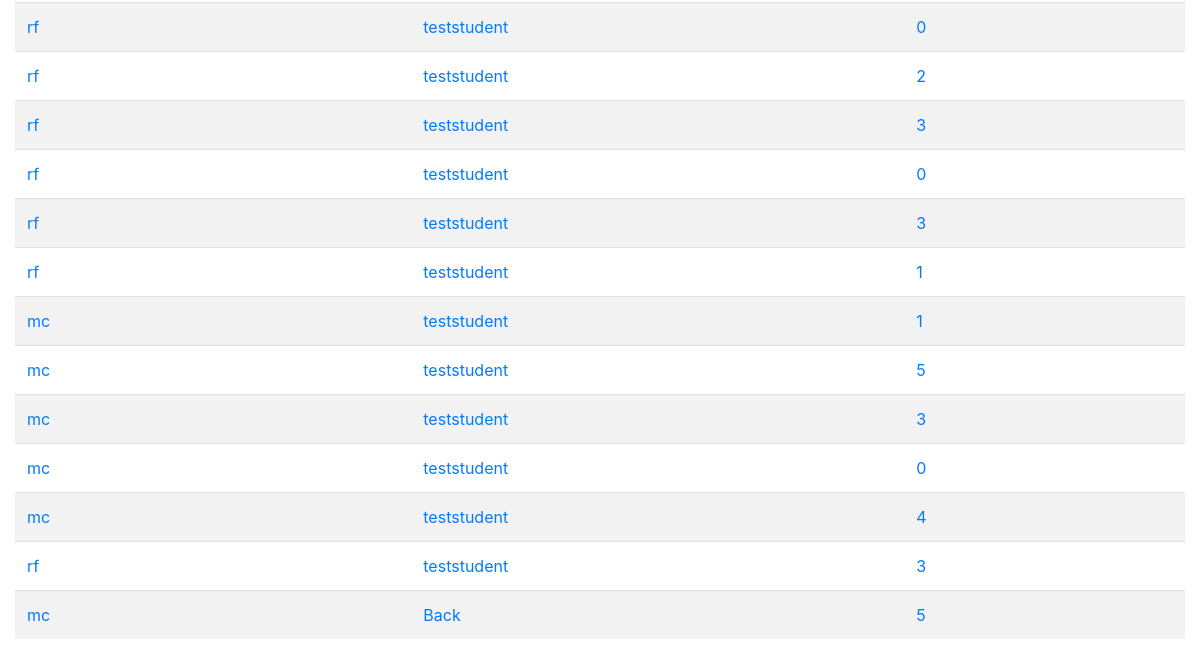
The app's page /ergebnis (signed in, lower part), older data.
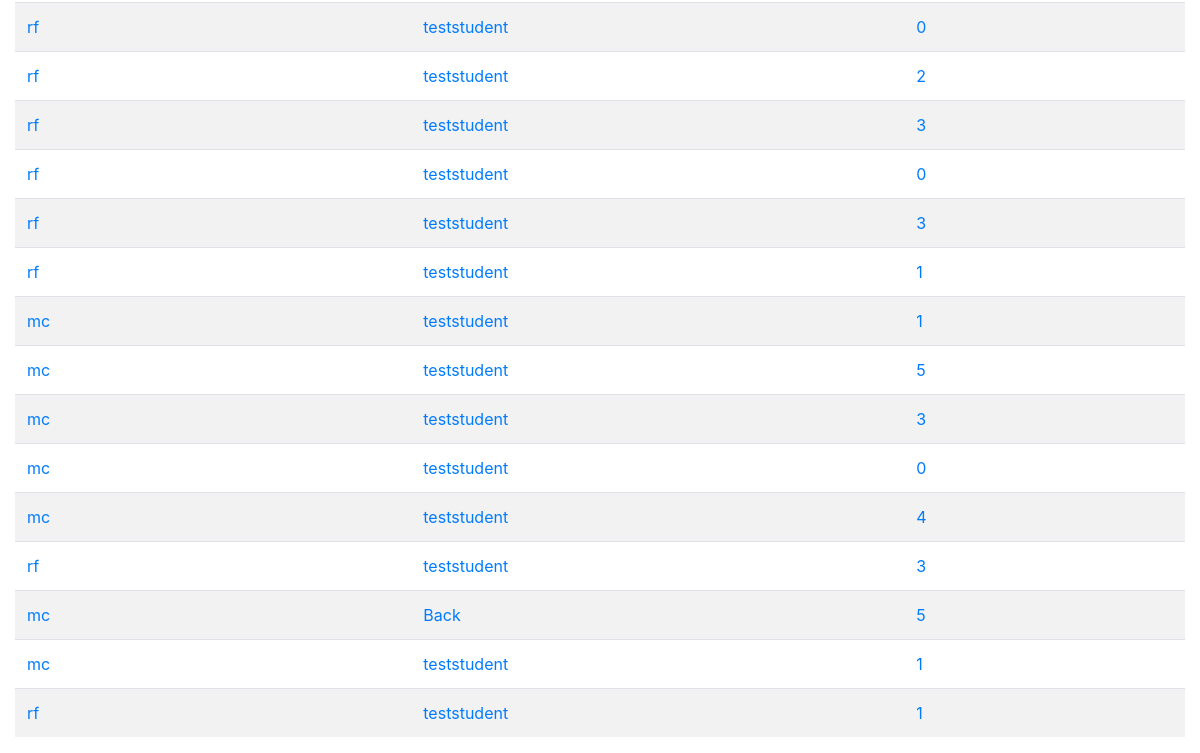
The same page, newer data.
### quiz/models.py (models this page shows, shortened)
class Ergebnis(models.Model):
    testmodus = models.CharField(max_length=20,blank=False)
    benutzername = models.CharField(max_length=50,blank=False)
    kursid = models.CharField(max_length=5,blank=False)
    kursname = models.CharField(max_length=50,blank=False)
    zeitsekunden = models.IntegerField(blank=False)
    datum = models.DateField(auto_now_add=True)
    punkte = models.IntegerField(blank=False)
    fragentotal = models.IntegerField(blank=False)
    fragenkorrekt = models.IntegerField(blank=False)
    fragenfalsch = models.IntegerField(blank=False)

### quiz/views.py (the view)
# urls.py: path('ergebnis', ErgebnisHome.as_view(), name='ergebnis_start'),
class ErgebnisHome(AuthListView):
    model = Ergebnis
    template_name = 'ergebnis/ergebnis_home.html'
    permission_required = ('quiz.view_ergebnis')

### quiz/templates/ergebnis/ergebnis_home.html (shortened to what this page needs)
{% extends 'base.html' %}
{% block content %}
<table class ="table table-striped table-hover">
	<tbody>
	{% for ergebnis in object_list %}
		<tr>
			<td> <a href="{% url 'ergebnis_detail' ergebnis.pk %}">{{ ergebnis.testmodus }}</a> </td>
			<td> <a href="{% url 'ergebnis_detail' ergebnis.pk %}">{{ ergebnis.benutzername }}</a> </td>
			<td> <a href="{% url 'ergebnis_detail' ergebnis.pk %}">{{ ergebnis.punkte }}</a> </td>
		</tr>
	{% endfor %}
	</tbody>
</table>
{% endblock content %}

Row changes from the older to the newer data that the page shows:
added Ergebnis: testmodus "mc", benutzername "teststudent", punkte "1"
added Ergebnis: testmodus "rf", benutzername "teststudent", punkte "1"
